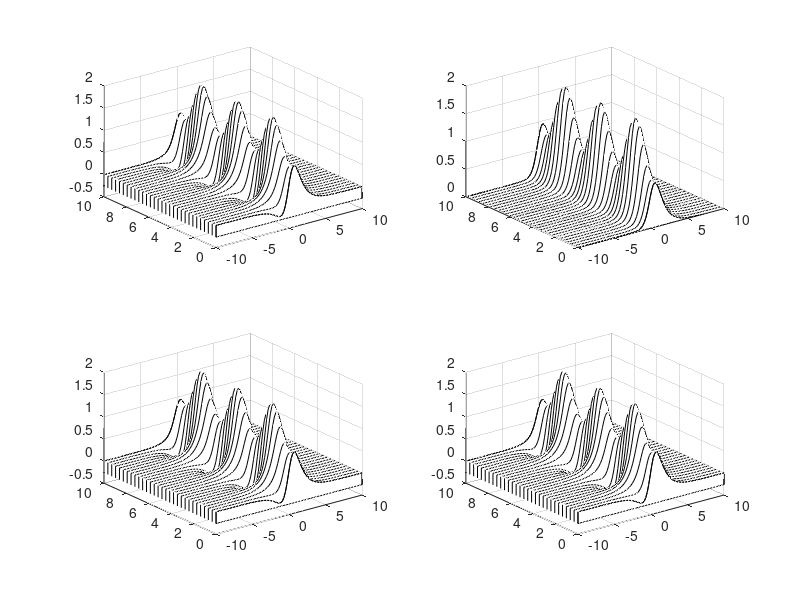

Write MATLAB code to recreate this figure.
% for more documentation in this program, check out file l19_1, this
% program is only meant to prove that it doesn't matter if you transpose
% your data

clear all; close all; clc;
% space and time
x=linspace(-10,10,100);
t=linspace(0,10,30);
[X,T]=meshgrid(x,t);

f=sech(X).*(1-0.5*cos(2*T))+(sech(X).*tanh(X)).*(1-0.5*sin(2*T));

subplot(2,2,1), 
waterfall(X,T,f),colormap([0 0 0])

[u,s,v]=svd(f');

for j=1:3
   ff=u(:,1:j)*s(1:j,1:j)*v(:,1:j)'; 
   % plot
   subplot(2,2,j+1)
   waterfall(X,T,ff'),colormap([0 0 0])
end
